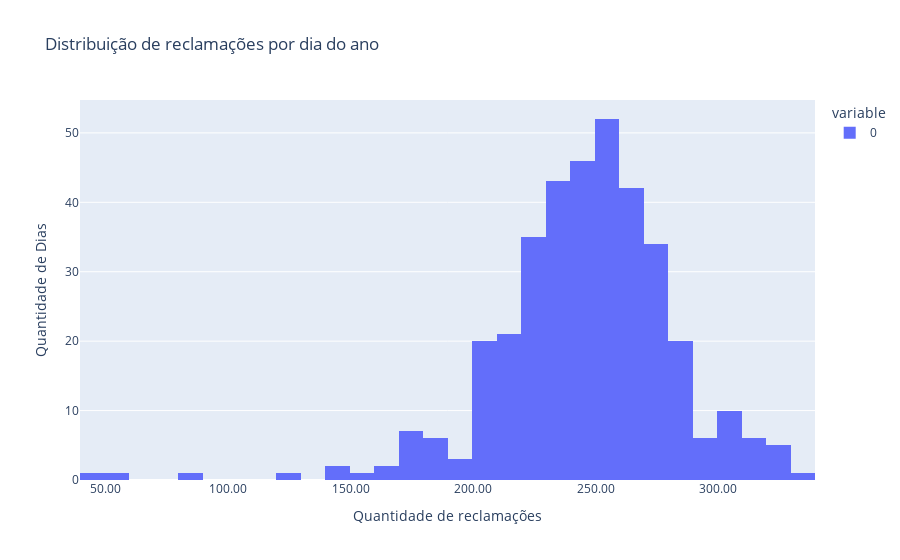

Notebook source saved alongside this figure:
### Code cell
import plotly.express as px

data = df.groupby(['day_of_year']).size()


fig = px.histogram(data, title='Distribuição de reclamações por dia do ano')
fig.update_layout(xaxis_title='Quantidade de reclamações', yaxis_title='Quantidade de Dias', xaxis_tickformat=".2f")
fig.show()

### Figure 1 — Plotly figure (JSON) as saved in the notebook; plotly's stock layout.template omitted (floating-point values rounded to 4 significant figures; data arrays with more than 128 entries replaced by an {"elided": "..."} marker saying what was removed)
{"data": [{"alignmentgroup": "True", "bingroup": "x", "hovertemplate": "variable=0<br>value=%{x}<br>count=%{y}<extra></extra>", "legendgroup": "0", "marker": {"color": "#636efa", "pattern": {"shape": ""}}, "name": "0", "offsetgroup": "0", "orientation": "v", "showlegend": true, "type": "histogram", "x": {"elided": "366 int values"}, "xaxis": "x", "yaxis": "y"}], "layout": {"barmode": "relative", "legend": {"title": {"text": "variable"}, "tracegroupgap": 0}, "title": {"text": "Distribuição de reclamações por dia do ano"}, "xaxis": {"anchor": "y", "domain": [0, 1], "tickformat": ".2f", "title": {"text": "Quantidade de reclamações"}}, "yaxis": {"anchor": "x", "domain": [0, 1], "title": {"text": "Quantidade de Dias"}}}}
